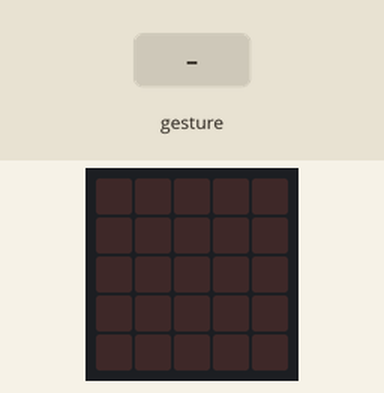
A program run on a simulated BBC micro:bit (MakeCode). Parts: the board's 5×5 LED display. The inputs (shaded band) are chosen by the test bench. Random numbers come from a fixed seed; a tilt is held for 1.5 s and a shake lasts 1 s, then the board lies face up again.

Above: at 1.2 s.
1.3 s: gesture 'shake'
At 2.5 s:
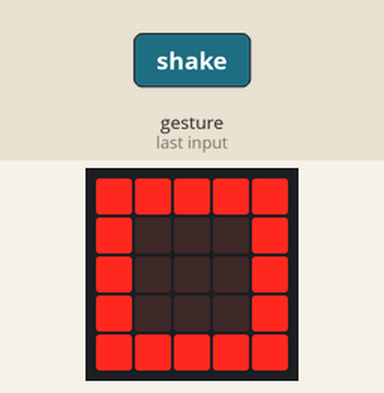
3.0 s: gesture 'shake'
At 3.8 s:
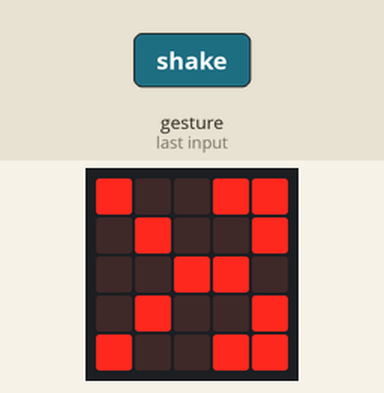
Timing chart, 0 to 6.0 s (numbered marks = the images above; inputs shaded):
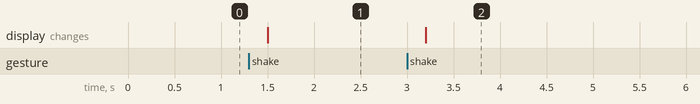

Measured:
- after the input at 1.3 s, the display: changes after 0.20 s (image 1)
- after the input at 3.0 s, the display: changes after 0.20 s (image 2)

The program:

main.ts
```typescript
input.onGesture(Gesture.Shake, function () {
    if (randint(1, 3) == 1) {
        basic.showLeds(`
            # # # # #
            # . . . #
            # . . . #
            # . . . #
            # # # # #
            `)
    } else if (randint(1, 3) == 2) {
        basic.showLeds(`
            . . . . .
            . # # # .
            . # # # .
            . # # # .
            . . . . .
            `)
    } else {
        basic.showLeds(`
            # . . # #
            . # . . #
            . . # # .
            . # . . #
            # . . # #
            `)
    }
})
basic.forever(function () {

})
```

test.ts
```typescript
// les tests vont ici ; cela ne sera pas compilé si ce paquet est utilisé en tant qu'extension.
```
